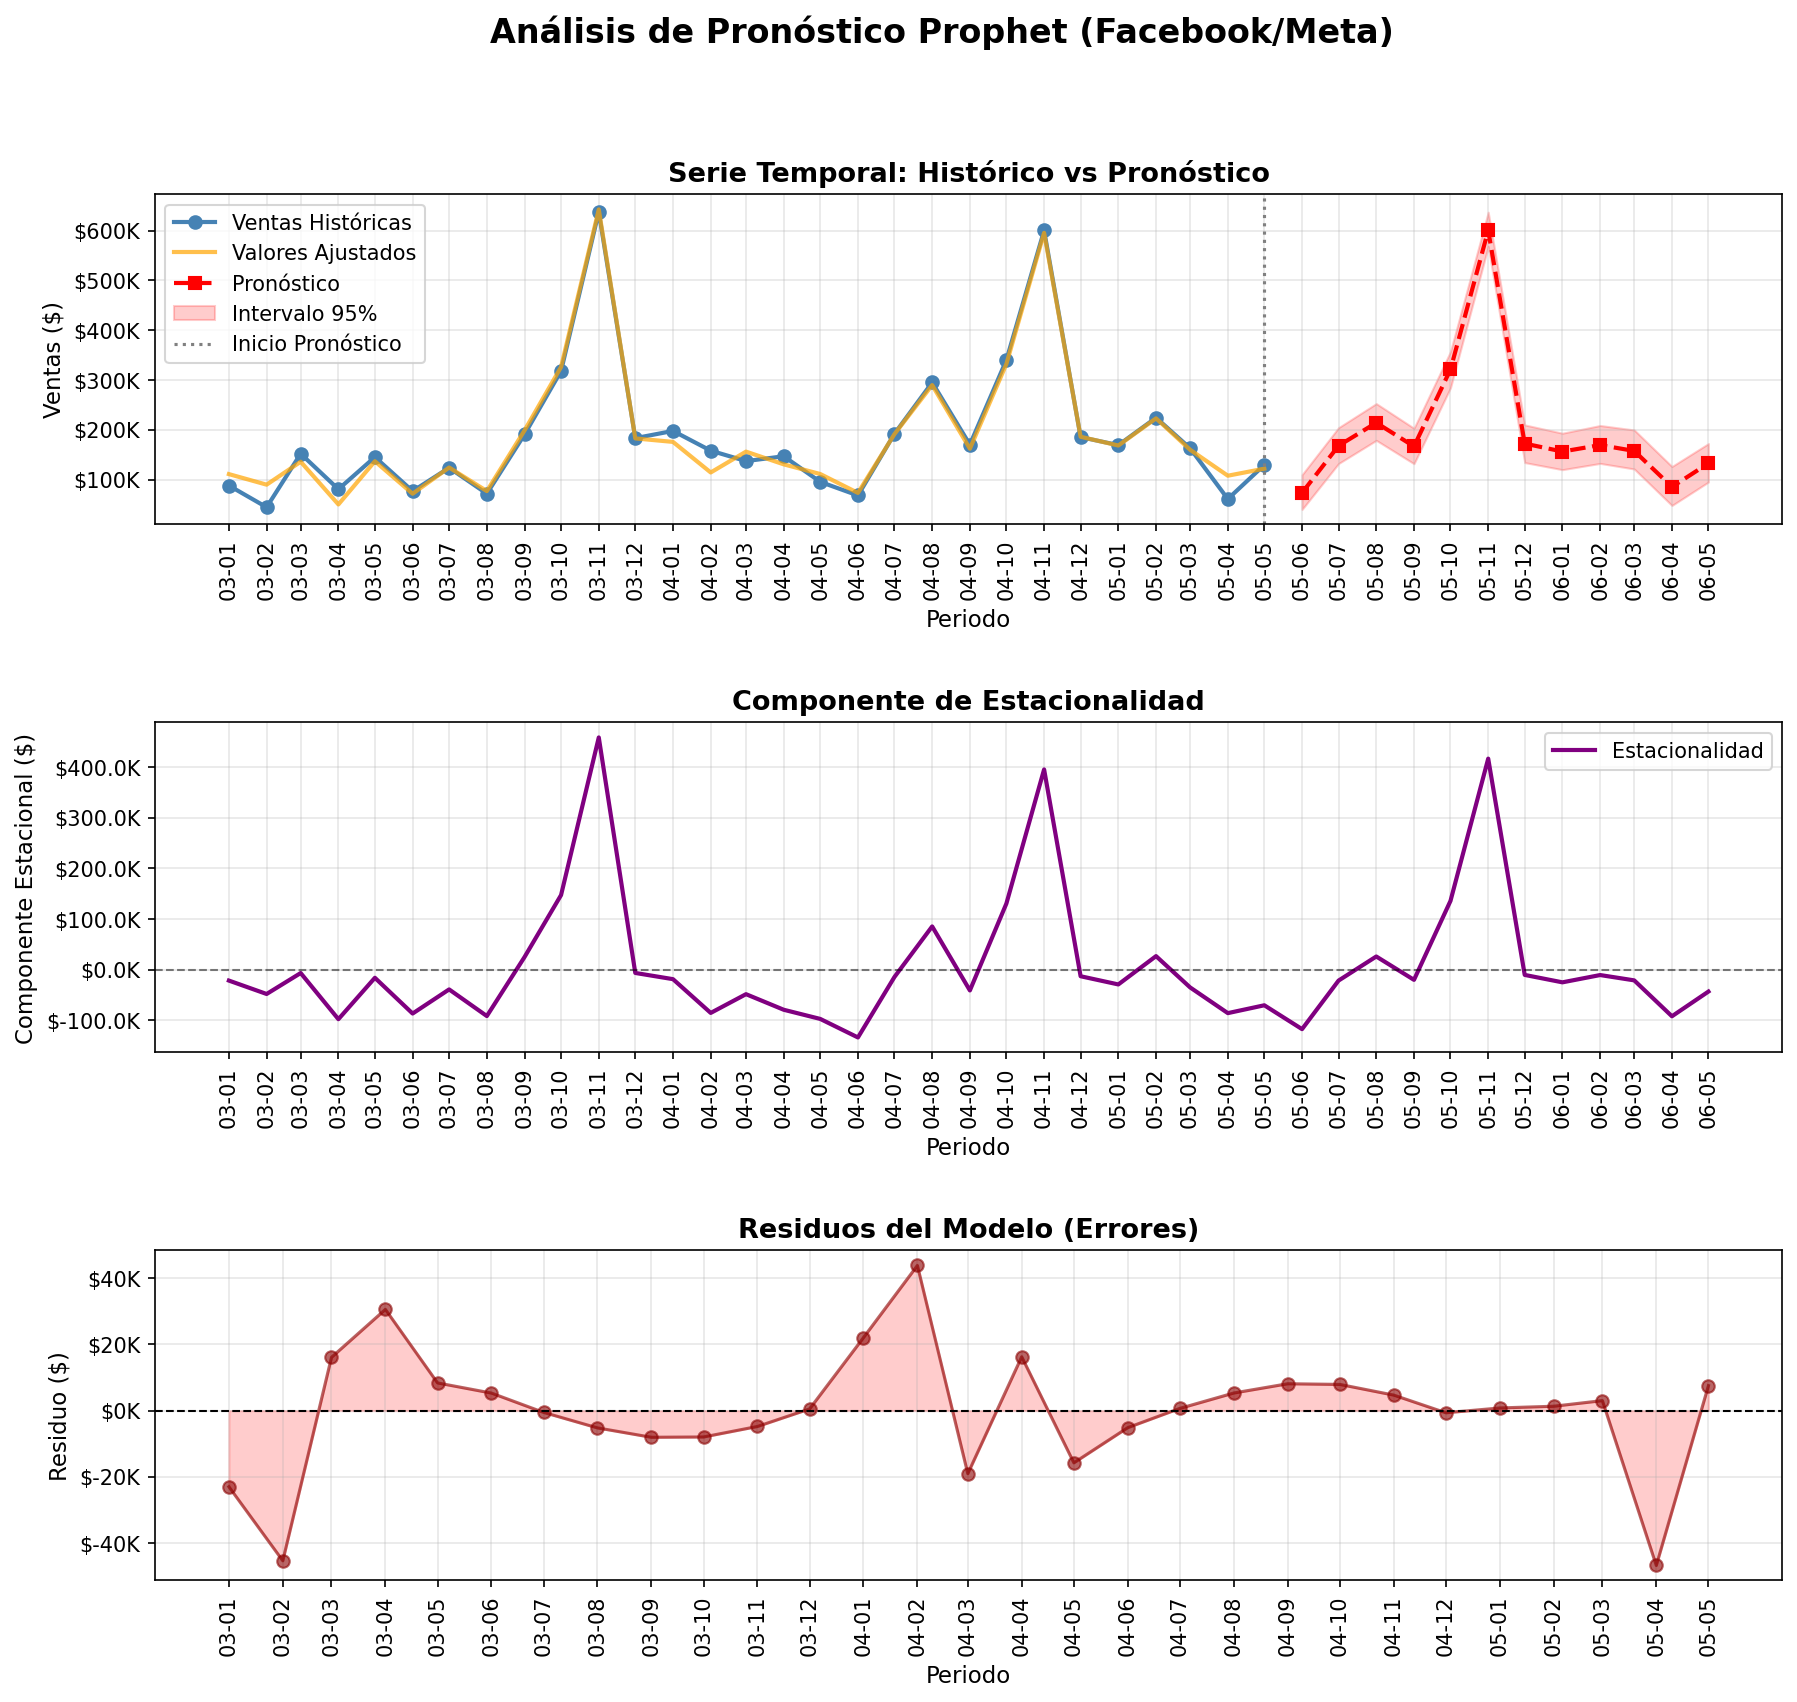

Python code for this plot:
# ============================
# MODELO DE PRONÓSTICO PROPHET
# Análisis de Tendencia y Estacionalidad
# ============================

import os
import pandas as pd
import numpy as np
import matplotlib.pyplot as plt
from prophet import Prophet
import warnings
warnings.filterwarnings('ignore')

# === 1. CONFIGURACIÓN Y CARGA DE DATOS ===
print("="*60)
print("MODELO DE PRONÓSTICO PROPHET (Facebook/Meta)")
print("="*60)

# Buscar el archivo CSV en rutas comunes
filename = 'sales_data_sample_clean.csv'
script_dir = os.path.dirname(__file__) or os.getcwd()
project_root = os.path.abspath(os.path.join(script_dir, '..', '..'))
candidate_paths = [
    os.path.join(project_root, 'TPFinal IO', filename),
    os.path.join(project_root, filename),
    os.path.join(script_dir, filename),
]

file_path = None
for p in candidate_paths:
    if os.path.exists(p):
        file_path = p
        break

if file_path is None:
    tried = '\n'.join(candidate_paths)
    raise SystemExit(f"Archivo no encontrado. Rutas probadas:\n{tried}")

print(f"\n✓ Cargando datos desde: {file_path}")
df = pd.read_csv(file_path, encoding='utf-8', low_memory=False)

# === 2. PREPARACIÓN DE DATOS TEMPORALES ===
print("\n--- Preparando serie temporal ---")

# Convertir ORDERDATE a formato datetime
df['ORDERDATE'] = pd.to_datetime(df['ORDERDATE'], format='%m/%d/%Y %H:%M', errors='coerce')

# Crear columna de periodo (Año-Mes) para agregación
df['PERIOD'] = df['ORDERDATE'].dt.to_period('M')

# Agregar ventas por mes
monthly_sales = df.groupby('PERIOD')['SALES'].sum().sort_index()

# Convertir índice Period a Timestamp para compatibilidad
monthly_sales.index = monthly_sales.index.to_timestamp()

print(f"✓ Datos agregados por mes: {len(monthly_sales)} periodos")
print(f"  Rango temporal: {monthly_sales.index.min()} a {monthly_sales.index.max()}")
print(f"  Total ventas: ${monthly_sales.sum():,.2f}".replace(',', 'X').replace('.', ',').replace('X', '.'))

# === 3. PREPARAR DATOS PARA PROPHET ===
# Prophet requiere un DataFrame con columnas 'ds' (fecha) y 'y' (valor)
print("\n--- Preparando datos para Prophet ---")

prophet_df = pd.DataFrame({
    'ds': monthly_sales.index,
    'y': monthly_sales.values
})

print(f"✓ DataFrame preparado: {len(prophet_df)} registros")
print(prophet_df.head())

# === 4. ANÁLISIS EXPLORATORIO ===
print("\n--- Estadísticas descriptivas mensuales ---")
print(prophet_df['y'].describe())

# === 5. MODELO PROPHET ===
print("\n--- Ajustando modelo Prophet ---")

try:
    # Configurar y ajustar el modelo Prophet
    # Prophet detecta automáticamente:
    # - Tendencia (lineal o logística)
    # - Estacionalidad anual, semanal y diaria
    # - Efectos de días festivos (opcional)
    
    model = Prophet(
        yearly_seasonality=True,      # Estacionalidad anual
        weekly_seasonality=False,     # No aplica para datos mensuales
        daily_seasonality=False,      # No aplica para datos mensuales
        seasonality_mode='additive',  # Modo aditivo (similar a Holt-Winters)
        interval_width=0.95,          # Intervalo de confianza del 95%
        changepoint_prior_scale=0.05  # Flexibilidad de cambios de tendencia
    )
    
    # Ajustar el modelo a los datos
    model.fit(prophet_df)
    
    print("✓ Modelo ajustado exitosamente")
    
    # Mostrar parámetros del modelo
    print(f"\n  Parámetros del modelo:")
    print(f"    Modo de estacionalidad:    {'Aditivo' if model.seasonality_mode == 'additive' else 'Multiplicativo'}")
    print(f"    Estacionalidad anual:      {'Si' if model.yearly_seasonality else 'No'}")
    print(f"    Puntos de cambio detectados: {len(model.changepoints)}")
    print(f"    Intervalo de confianza:    95%")
    
    # === PARÁMETROS INTERNOS DEL MODELO ===
    # Prophet usa: y(t) = g(t) + s(t) + h(t) + epsilon
    # Donde: g(t)=tendencia, s(t)=estacionalidad, h(t)=festivos, epsilon=ruido
    print("\n--- Parametros internos del modelo Prophet ---")
    print("    Modelo: y(t) = g(t) + s(t) + epsilon")
    
    params = model.params
    
    # Parámetros de tendencia g(t)
    k_val = float(np.array(params['k']).flatten()[0])
    m_val = float(np.array(params['m']).flatten()[0])
    print(f"\n  [TENDENCIA] g(t) = k*t + m + sum(delta*a(t))")
    print(f"    k (pendiente inicial):       {k_val:.6f}")
    print(f"    m (intercepto/offset):       {m_val:.6f}")
    
    # Deltas (cambios en puntos de quiebre)
    deltas = np.array(params['delta']).flatten()
    print(f"    delta (cambios de pendiente): {len(deltas)} valores")
    non_zero_deltas = [(i+1, float(d)) for i, d in enumerate(deltas) if abs(d) > 0.0001]
    if non_zero_deltas:
        print(f"    Deltas significativos (|d| > 0.0001):")
        for idx, d in non_zero_deltas[:5]:
            print(f"      delta_{idx}: {d:.6f}")
        if len(non_zero_deltas) > 5:
            print(f"      ... ({len(non_zero_deltas) - 5} mas)")
    
    # Parámetros de estacionalidad s(t) - Coeficientes de Fourier
    beta = np.array(params['beta']).flatten()
    print(f"\n  [ESTACIONALIDAD] s(t) = sum(beta * Fourier)")
    print(f"    Terminos de Fourier:         {len(beta)//2} pares (sen/cos)")
    print(f"    Coeficientes beta:")
    for i, b in enumerate(beta):
        print(f"      beta_{i+1}: {float(b):.6f}")
    
    # Parámetro de ruido
    sigma = float(np.array(params['sigma_obs']).flatten()[0])
    print(f"\n  [RUIDO] epsilon ~ N(0, sigma)")
    print(f"    sigma_obs:                   {sigma:.6f}")
    
    # === 6. PRONÓSTICO ===
    # Pronosticar los próximos 12 meses
    forecast_periods = 12
    print(f"\n--- Generando pronóstico para {forecast_periods} periodos futuros ---")
    
    # Crear dataframe futuro
    future = model.make_future_dataframe(periods=forecast_periods, freq='MS')
    
    # Generar pronóstico
    forecast = model.predict(future)
    
    # Separar valores históricos y pronóstico
    historical_forecast = forecast[forecast['ds'].isin(prophet_df['ds'])]
    future_forecast = forecast[~forecast['ds'].isin(prophet_df['ds'])]
    
    # Valores ajustados (fitted values)
    fitted_values = historical_forecast[['ds', 'yhat']].copy()
    fitted_values.set_index('ds', inplace=True)
    
    # === 7. MÉTRICAS DE ERROR ===
    print("\n--- Métricas de ajuste del modelo ---")
    
    # Calcular residuos
    residuals = prophet_df['y'].values - historical_forecast['yhat'].values
    
    mae = np.mean(np.abs(residuals))
    mse = np.mean(residuals**2)
    rmse = np.sqrt(mse)
    mape = np.mean(np.abs(residuals / prophet_df['y'].values)) * 100
    
    print(f"  MAE  (Error Absoluto Medio):     ${mae:,.2f}".replace(',', 'X').replace('.', ',').replace('X', '.'))
    print(f"  RMSE (Raíz Error Cuadrático):    ${rmse:,.2f}".replace(',', 'X').replace('.', ',').replace('X', '.'))
    print(f"  MAPE (Error Porcentual Medio):   {mape:.2f}%".replace('.', ','))
    
    # === 8. RESULTADOS DEL PRONÓSTICO ===
    print("\n--- Pronóstico mensual ---")
    print(f"\n{'Periodo':<15} {'Ventas Pronosticadas':>20} {'Límite Inferior':>18} {'Límite Superior':>18}")
    print("-" * 75)
    
    for _, row in future_forecast.iterrows():
        formatted_value = f"${row['yhat']:>15,.2f}".replace(',', 'X').replace('.', ',').replace('X', '.')
        formatted_lower = f"${row['yhat_lower']:>12,.2f}".replace(',', 'X').replace('.', ',').replace('X', '.')
        formatted_upper = f"${row['yhat_upper']:>12,.2f}".replace(',', 'X').replace('.', ',').replace('X', '.')
        print(f"{row['ds'].strftime('%Y-%m'):<15} {formatted_value} {formatted_lower} {formatted_upper}")
    
    formatted_total = f"${future_forecast['yhat'].sum():,.2f}".replace(',', 'X').replace('.', ',').replace('X', '.')
    print(f"\n{'TOTAL PRONOSTICADO:'} {formatted_total}")
    
    # === 9. VISUALIZACIONES ===
    print("\n--- Generando gráficos ---")
    
    # Crear figura con diseño personalizado: 1 arriba, 1 en medio (ancho completo), 1 abajo
    fig = plt.figure(figsize=(14, 12))
    gs = fig.add_gridspec(3, 1, height_ratios=[1, 1, 1], hspace=0.6)
    fig.suptitle('Análisis de Pronóstico Prophet (Facebook/Meta)', fontsize=16, fontweight='bold')
    
    # Gráfico 1: Serie temporal histórica y pronóstico (fila superior)
    ax1 = fig.add_subplot(gs[0])
    ax1.plot(prophet_df['ds'], prophet_df['y'], 
             label='Ventas Históricas', marker='o', linewidth=2, color='steelblue')
    ax1.plot(historical_forecast['ds'], historical_forecast['yhat'], 
             label='Valores Ajustados', linewidth=2, color='orange', alpha=0.7)
    ax1.plot(future_forecast['ds'], future_forecast['yhat'], 
             label='Pronóstico', marker='s', linewidth=2, 
             linestyle='--', color='red')
    # Intervalo de confianza
    ax1.fill_between(future_forecast['ds'], 
                     future_forecast['yhat_lower'], 
                     future_forecast['yhat_upper'],
                     color='red', alpha=0.2, label='Intervalo 95%')
    ax1.axvline(x=prophet_df['ds'].iloc[-1], color='gray', 
                linestyle=':', linewidth=1.5, label='Inicio Pronóstico')
    ax1.set_xlabel('Periodo', fontsize=11)
    ax1.set_ylabel('Ventas ($)', fontsize=11)
    ax1.set_title('Serie Temporal: Histórico vs Pronóstico', fontsize=13, fontweight='bold')
    ax1.legend(loc='best')
    ax1.grid(True, alpha=0.3)
    ax1.yaxis.set_major_formatter(plt.FuncFormatter(lambda x, p: f'${x/1000:.0f}K'))
    # Configurar eje X con todos los meses
    all_dates = list(prophet_df['ds']) + list(future_forecast['ds'])
    ax1.set_xticks(all_dates)
    ax1.set_xticklabels([d.strftime('%y-%m') for d in all_dates], rotation=90, ha='center')
    
    # Gráfico 2: Componente Estacional (fila del medio - ancho completo)
    ax2 = fig.add_subplot(gs[1])
    if 'yearly' in forecast.columns:
        seasonal = forecast['yearly']
    else:
        # Si no hay columna yearly, calcular estacionalidad como diferencia
        seasonal = forecast['yhat'] - forecast['trend']
    ax2.plot(forecast['ds'], seasonal, 
             label='Estacionalidad', linewidth=2, color='purple')
    ax2.axhline(y=0, color='black', linestyle='--', linewidth=1, alpha=0.5)
    ax2.set_xlabel('Periodo', fontsize=11)
    ax2.set_ylabel('Componente Estacional ($)', fontsize=11)
    ax2.set_title('Componente de Estacionalidad', fontsize=13, fontweight='bold')
    ax2.legend(loc='best')
    ax2.grid(True, alpha=0.3)
    ax2.yaxis.set_major_formatter(plt.FuncFormatter(lambda x, p: f'${x/1000:.1f}K'))
    ax2.set_xticks(forecast['ds'])
    ax2.set_xticklabels([d.strftime('%y-%m') for d in forecast['ds']], rotation=90, ha='center')
    
    # Gráfico 3: Residuos (fila inferior)
    ax3 = fig.add_subplot(gs[2])
    residuals_series = pd.Series(residuals, index=prophet_df['ds'])
    ax3.plot(residuals_series.index, residuals_series.values, 
             marker='o', linestyle='-', linewidth=1.5, 
             color='darkred', alpha=0.6)
    ax3.axhline(y=0, color='black', linestyle='--', linewidth=1)
    ax3.fill_between(residuals_series.index, 0, residuals_series.values, 
                     alpha=0.2, color='red')
    ax3.set_xlabel('Periodo', fontsize=11)
    ax3.set_ylabel('Residuo ($)', fontsize=11)
    ax3.set_title('Residuos del Modelo (Errores)', fontsize=13, fontweight='bold')
    ax3.grid(True, alpha=0.3)
    ax3.yaxis.set_major_formatter(plt.FuncFormatter(lambda x, p: f'${x/1000:.0f}K'))
    ax3.set_xticks(residuals_series.index)
    ax3.set_xticklabels([d.strftime('%y-%m') for d in residuals_series.index], rotation=90, ha='center')
    
    plt.tight_layout()
    
    # Guardar gráfico
    output_path = os.path.join(script_dir, 'prophet_forecast.png')
    plt.savefig(output_path, dpi=150, bbox_inches='tight')
    print(f"✓ Gráfico guardado: {output_path}")
    
    plt.show()
    
    # === 10. GRÁFICOS ADICIONALES DE PROPHET ===
    # Prophet tiene funciones nativas para visualizar componentes
    print("\n--- Generando gráficos de componentes Prophet ---")
    
    fig_components = model.plot_components(forecast)
    components_path = os.path.join(script_dir, 'prophet_components.png')
    fig_components.savefig(components_path, dpi=150, bbox_inches='tight')
    print(f"✓ Componentes guardados: {components_path}")
    plt.close(fig_components)
    
    # === 11. EXPORTAR RESULTADOS ===
    print("\n--- Exportando resultados ---")
    
    # Crear DataFrame con resultados completos
    results_df = pd.DataFrame({
        'Periodo': prophet_df['ds'],
        'Ventas_Historicas': prophet_df['y'],
        'Valores_Ajustados': historical_forecast['yhat'].values,
        'Residuos': residuals
    })
    
    # DataFrame de pronósticos
    forecast_export_df = pd.DataFrame({
        'Periodo': future_forecast['ds'],
        'Pronostico': future_forecast['yhat'].values,
        'Limite_Inferior': future_forecast['yhat_lower'].values,
        'Limite_Superior': future_forecast['yhat_upper'].values
    })
    
    # Exportar a CSV
    results_path = os.path.join(script_dir, 'prophet_results.csv')
    results_df.to_csv(results_path, index=False)
    
    forecast_path = os.path.join(script_dir, 'prophet_forecast.csv')
    forecast_export_df.to_csv(forecast_path, index=False)
    
    print(f"✓ Resultados históricos: {results_path}")
    print(f"✓ Pronóstico: {forecast_path}")
    
    # === 12. RESUMEN FINAL ===
    print("\n" + "="*60)
    print("RESUMEN DEL ANÁLISIS")
    print("="*60)
    print(f"Periodos históricos analizados: {len(prophet_df)}")
    print(f"Periodos pronosticados:         {forecast_periods}")
    print(f"Precisión del modelo (MAPE):    {mape:.2f}%".replace('.', ','))
    print(f"Ventas históricas totales:      ${prophet_df['y'].sum():,.2f}".replace(',', 'X').replace('.', ',').replace('X', '.'))
    print(f"Ventas pronosticadas (12 meses):${future_forecast['yhat'].sum():,.2f}".replace(',', 'X').replace('.', ',').replace('X', '.'))
    
    # Determinar tendencia
    trend_start = forecast['trend'].iloc[0]
    trend_end = forecast['trend'].iloc[-1]
    print(f"Tendencia general:              {'Creciente' if trend_end > trend_start else 'Decreciente'}")
    print("="*60)
    
except Exception as e:
    print(f"\n✗ Error al ajustar el modelo: {e}")
    print("\nPosibles soluciones:")
    print("  1. Instala prophet: pip install prophet")
    print("  2. Verifica que tengas suficientes datos")
    print("  3. Revisa que no haya valores faltantes en la serie temporal")
    import traceback
    traceback.print_exc()

# ============================
# Fin del análisis
# ============================
